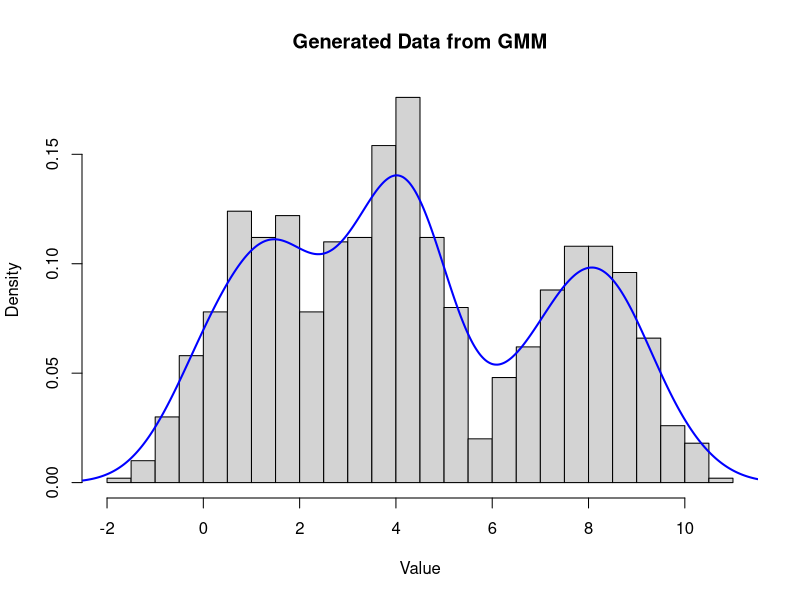

The R source for this figure:

set.seed(123)

#####################################################################################
# GMM Sampler

# Define parameters for the Gaussian Mixture Model
d = 3 	# Number of families (dimension of the simplex)
means = c(1, 4, 8)  # Mean values for each component
variances = c(1, 1, 1)  # Variances for each component
proportions = c(0.3, 0.4, 0.3)  # Proportions for each component

# Number of samples to generate
num_samples = 1000

# Generate data from the Gaussian Mixture Model
generate_gmm_sample = function(n, means, variances, proportions) {
  component = sample.int(length(means), n, replace = TRUE, prob = proportions)
  samples = numeric(n)
  families = numeric(n)
  for (i in 1:n) {
    samples[i] = rnorm(1, mean = means[component[i]], sd = sqrt(variances[component[i]]))
    families[i] = component[i]
  }
  return(list(samples = samples, families = families))
}

generated_data = generate_gmm_sample(num_samples, means, variances, proportions)

# Access generated samples and their corresponding families
generated_samples = generated_data$samples
component_families = generated_data$families
total_families = table(component_families)

# Plot the generated data
hist(generated_samples, breaks = 30, freq = FALSE, main = "Generated Data from GMM", xlab = "Value")
lines(density(generated_samples), col = "blue", lwd = 2)

#####################################################################################

# Gibbs sampler + MH
R = 1e4
burn_in = 1e3
C = matrix(NA, nrow = d, ncol = R)
#TODO: change this step to be a uniform sample from the simplex using dirichlet distribution
c = c(0.1, 0.2, 0.7)
for(r in 1:(R + burn_in)){
	if(r%%1000 == 0 & r <= burn_in){
      print(paste("Warm-up: iteration:", r))
    } else if (r%%1000 == 0 & r > burn_in){
      print(paste("Sampling: iteration:", r-burn_in))
    }

	# Proposal from uniform d-simplex using Gibbs
	# TODO: make this into a function
	c_new = c
	lambda = runif(1)
	indices = sample(1:d, 2, replace = FALSE)
	i = indices[1]
	j = indices[2]
	c_new[i] = lambda * (c[i] + c[j])
	c_new[j] = (1-lambda) * (c[i] + c[j])

	# MH step
	log_rho = sum(total_families*log(c_new)) - sum(total_families*log(c))
	log_unif = log(runif(1))

	if(log_unif < min(0, log_rho)){
		c = c_new
	}

	# Store values after burnin done
	if(r > burn_in){
		C[, r - burn_in] = c
	}
}
# pretty stable estimates
cat("Row means =", rowMeans(C), "\nrow variances =", apply(C, 1, var), "\n")

#####################################################################################
# Proportional Coupling
